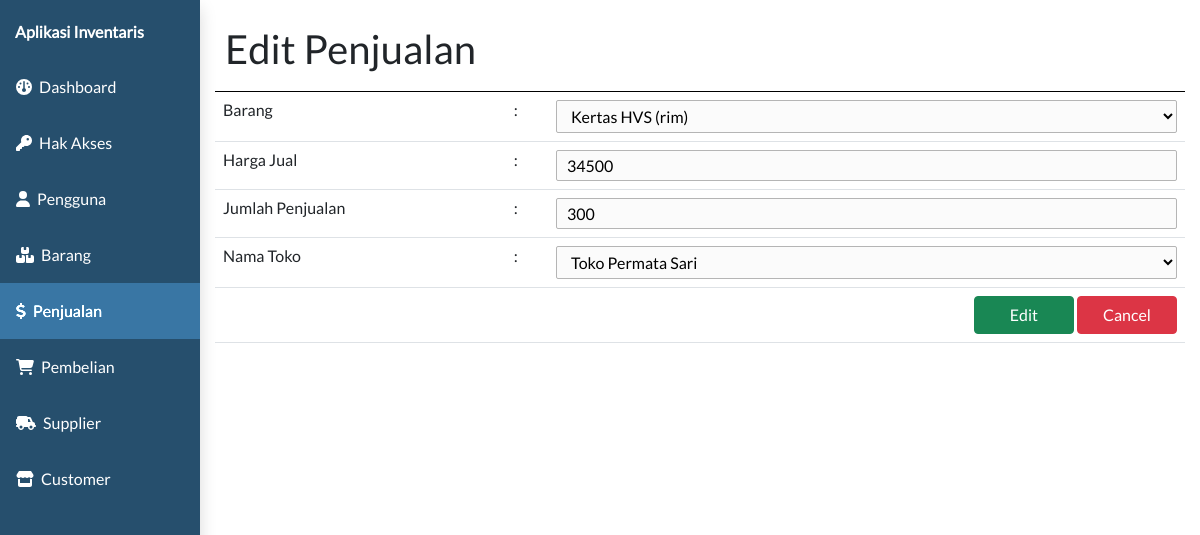
The app's page /admin.php?page=penjualan&subpage=penjualan-detail&id=1 with its own data.
### tables this page shows
CREATE TABLE `penjualan`  (
  `id_penjualan` int NOT NULL AUTO_INCREMENT,
  `jumlah_penjualan` int NULL DEFAULT NULL,
  `harga_jual` double NULL DEFAULT NULL,
  `id_barang` int NULL DEFAULT NULL,
  `id_customer` int NULL DEFAULT NULL,
  `created_at` timestamp NULL DEFAULT CURRENT_TIMESTAMP,
  `updated_at` timestamp NULL DEFAULT NULL ON UPDATE CURRENT_TIMESTAMP,
  PRIMARY KEY (`id_penjualan`) USING BTREE,
  INDEX `id_barang`(`id_barang` ASC) USING BTREE,
  INDEX `id_pelanggan`(`id_customer` ASC) USING BTREE,
  CONSTRAINT `penjualan_ibfk_1` FOREIGN KEY (`id_barang`) REFERENCES `barang` (`id_barang`) ON DELETE CASCADE ON UPDATE CASCADE,
  CONSTRAINT `penjualan_ibfk_2` FOREIGN KEY (`id_customer`) REFERENCES `customer` (`id_customer`) ON DELETE CASCADE ON UPDATE CASCADE
);

CREATE TABLE `barang`  (
  `id_barang` int NOT NULL AUTO_INCREMENT,
  `nama_barang` varchar(255) NULL DEFAULT NULL,
  `keterangan` text NULL,
  `satuan` varchar(20) NULL DEFAULT NULL,
  `id_pengguna` int NULL DEFAULT NULL,
  PRIMARY KEY (`id_barang`) USING BTREE,
  INDEX `id_pengguna`(`id_pengguna` ASC) USING BTREE,
  CONSTRAINT `barang_ibfk_1` FOREIGN KEY (`id_pengguna`) REFERENCES `pengguna` (`id_pengguna`) ON DELETE CASCADE ON UPDATE CASCADE
);

CREATE TABLE `customer`  (
  `id_customer` int NOT NULL AUTO_INCREMENT,
  `nama_customer` varchar(50) NULL DEFAULT NULL,
  `alamat_customer` text NULL,
  `no_hp_customer` varchar(20) NULL DEFAULT NULL,
  PRIMARY KEY (`id_customer`) USING BTREE
);

### controller/penjualan_controller.php (called while the page is built, shortened)
<?php
require_once "controller/base_controller.php";
class PenjualanController {
    function callmodel(){
        $baseController = new BaseController();
    }
    function penjualan_detail($data){
        $model = new model;
        $penjualan_detail = $model->selectWhere("penjualan", "id_penjualan = '$data'");
        return $penjualan_detail;
    }
}
?>

### model/model.php (called while the page is built, shortened)
<?php
class model {
    function select($table){
        require "koneksi.php";
        $data = mysqli_query($connect, "SELECT * FROM $table");
        $dataarray = array();
            while($row = mysqli_fetch_assoc($data)){
                $dataarray[] = $row;
            }
        return $dataarray;
    }
    function selectWhere($table, $where){
        require "koneksi.php";
        $data = mysqli_query($connect, "SELECT * FROM $table where $where");
        $dataarray = array();
            while($row = mysqli_fetch_assoc($data)){
                $dataarray[] = $row;
            }
        return $dataarray;
    }
}
?>

### controller/barang_controller.php (called while the page is built, shortened)
<?php
require_once "controller/base_controller.php";
class BarangController {
    function callmodel(){
        $baseController = new BaseController();
    }
    function barang_list(){
        $model = new model;
        $barang_list = $model->select("barang");
        return $barang_list;
    }
}
?>

### controller/customer_controller.php (called while the page is built, shortened)
<?php
require_once "controller/base_controller.php";
class CustomerController {
    function callmodel(){
        $baseController = new BaseController();
    }
    function customer_list(){
        $model = new model;
        $customer_list = $model->select("customer");
        return $customer_list;
    }
}
?>

### view/penjualan/penjualan-detail.php (the view, shortened to what this page needs)
<?php
require_once "controller/penjualan_controller.php";
require_once "controller/customer_controller.php";
require_once "controller/barang_controller.php";
$penjualanController = new PenjualanController();
$penjualanController->callasset();
$penjualanDetail = null;
if (isset($_GET['id'])) {
  $penjualanDetail = $penjualanController->penjualan_detail($_GET['id']);
}
$customerController = new CustomerController();
$customerList = $customerController->customer_list();
$barangController = new BarangController();
$barangList = $barangController->barang_list();
?>
<html>
<head>
</head>
<body>
  <div class="clm-12" style="border-bottom:1px solid black;">
    <h1><?php echo $penjualanDetail != null ? "Edit Penjualan" : "Tambah Penjualan" ?></h1>
  </div>
  <form action="submit.php" method="post" enctype="multipart/form-data">
    <table class="table">
      <tr>
        <td>Barang</td>
        <td>:</td>
        <td>
          <select name="id_barang" class="input" required>
            <?php foreach ($barangList as $barang) : ?>
              <option value="<?php echo $barang['id_barang']; ?>" <?php if ($penjualanDetail != null && $barang['id_barang'] == $penjualanDetail[0]['id_barang']) {
                                                                        echo "selected";
                                                                      } ?>><?php echo $barang['nama_barang'] . " (" . $barang["satuan"] . ")"; ?></option>
            <?php endforeach ?>
          </select>
        </td>
      </tr>
      <tr>
        <td>Harga Jual</td>
        <td>:</td>
        <td><input type="text" class="input" name="harga_jual" value="<?php echo $penjualanDetail != null ? $penjualanDetail[0]['harga_jual'] : '' ?>" autocomplete="off" required/></td>
      </tr>
      <tr>
        <td>Jumlah Penjualan</td>
        <td>:</td>
        <td><input type="text" class="input" name="jumlah_penjualan" value="<?php echo $penjualanDetail != null ? $penjualanDetail[0]['jumlah_penjualan'] : '' ?>" autocomplete="off" required/></td>
      </tr>
      <tr>
        <td>Nama Toko</td>
        <td>:</td>
        <td>
          <select name="id_customer" class="input" required>
            <?php foreach ($customerList as $customer) : ?>
              <option value="<?php echo $customer['id_customer']; ?>" <?php if ($penjualanDetail != null && $customer['id_customer'] == $penjualanDetail[0]['id_customer']) {
                                                                        echo "selected";
                                                                      } ?>><?php echo $customer['nama_customer']; ?></option>
            <?php endforeach ?>
          </select>
        </td>
      </tr>
      <tr>
        <td colspan="3" style="text-align:right">
          <?php if ($penjualanDetail) : ?>
            <input type="submit" name="penjualan-edit-submit" class="btn btn-success" style="width:100px;" value="Edit">
          <?php endif ?>
          <a href="?page=penjualan&&subpage=penjualan-list"><input type="button" class="btn btn-danger" style="width:100px;" value="Cancel"></a>
        </td>
      </tr>
    </table>
  </form>
</body>
</html>

### assets/css/style.css (style rules this page uses)
* { font-family: 'lato'; margin: 0px; }
.clm-1, .clm-2, .clm-3, .clm-4, .clm-5, .clm-6, .clm-7, .clm-8, .clm-9, .clm-10, .clm-11, .clm-12 { float:left; padding:10px; box-sizing: border-box; }
.clm-12 { width:100%; }
.input { padding: 5px 10px; border:1px solid #b5b5b5; background:#fbfbfb; border-radius:2px; width: 100%; }

### records on screen
penjualan: id_barang "Kertas HVS (rim)", harga_jual "34500", jumlah_penjualan "300", id_customer "Toko Permata Sari"
